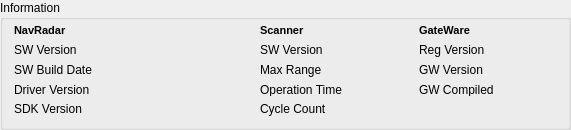
         <widget class="QGroupBox" name="groupInformation">
          <property name="minimumSize">
           <size>
            <width>571</width>
            <height>119</height>
           </size>
          </property>
          <property name="maximumSize">
           <size>
            <width>571</width>
            <height>130</height>
           </size>
          </property>
          <property name="title">
           <string>Information</string>
          </property>
          <layout class="QGridLayout" name="layoutInformation">
           <property name="topMargin">
            <number>4</number>
           </property>
           <property name="horizontalSpacing">
            <number>14</number>
           </property>
           <item row="3" column="4">
            <widget class="QLabel" name="labelGWCompiled_">
             <property name="text">
              <string>GW Compiled</string>
             </property>
            </widget>
           </item>
           <item row="3" column="0">
            <widget class="QLabel" name="label_6">
             <property name="text">
              <string>Driver Version</string>
             </property>
            </widget>
           </item>
           <item row="4" column="3">
            <widget class="QLabel" name="labelCycleCount"/>
           </item>
           <item row="2" column="5">
            <widget class="QLabel" name="labelGWVersion">
             <property name="font">
              <font>
               <family>MS Shell Dlg 2</family>
               <pointsize>8</pointsize>
               <weight>50</weight>
               <italic>false</italic>
               <bold>false</bold>
               <underline>false</underline>
               <strikeout>false</strikeout>
              </font>
             </property>
            </widget>
           </item>
           <item row="2" column="1">
            <widget class="QLabel" name="labelNavRadarSWBuildDate">
             <property name="font">
              <font>
               <family>MS Shell Dlg 2</family>
               <pointsize>8</pointsize>
               <weight>50</weight>
               <italic>false</italic>
               <bold>false</bold>
               <underline>false</underline>
               <strikeout>false</strikeout>
              </font>
             </property>
            </widget>
           </item>
           <item row="1" column="5">
            <widget class="QLabel" name="labelRegVersion"/>
           </item>
           <item row="1" column="4">
            <widget class="QLabel" name="labelRegVersion_">
             <property name="text">
              <string>Reg Version</string>
             </property>
            </widget>
           </item>
           <item row="4" column="5">
            <widget class="QLabel" name="labelGateWareSPSURevision"/>
           </item>
           <item row="1" column="3">
            <widget class="QLabel" name="labelScannerSWVersion"/>
           </item>
           <item row="4" column="1">
            <widget class="QLabel" name="labelSDKVersion"/>
           </item>
           <item row="2" column="0">
            <widget class="QLabel" name="label_5">
             <property name="text">
              <string>SW Build Date</string>
             </property>
            </widget>
           </item>
           <item row="1" column="2">
            <widget class="QLabel" name="label_8">
             <property name="text">
              <string>SW Version</string>
             </property>
            </widget>
           </item>
           <item row="4" column="2">
            <widget class="QLabel" name="label">
             <property name="text">
              <string>Cycle Count</string>
             </property>
            </widget>
           </item>
           <item row="2" column="2">
            <widget class="QLabel" name="labelMaxRange_">
             <property name="text">
              <string>Max Range</string>
             </property>
            </widget>
           </item>
           <item row="3" column="2">
            <widget class="QLabel" name="labelOperationTime_">
             <property name="text">
              <string>Operation Time</string>
             </property>
            </widget>
           </item>
           <item row="2" column="4">
            <widget class="QLabel" name="labelGWVersion_">
             <property name="text">
              <string>GW Version</string>
             </property>
            </widget>
           </item>
           <item row="0" column="2" colspan="2">
            <widget class="QLabel" name="label_7">
             <property name="font">
              <font>
               <family>MS Shell Dlg 2</family>
               <pointsize>8</pointsize>
               <weight>75</weight>
               <italic>false</italic>
               <bold>true</bold>
               <underline>false</underline>
               <strikeout>false</strikeout>
              </font>
             </property>
             <property name="text">
              <string>Scanner</string>
             </property>
            </widget>
           </item>
           <item row="1" column="0">
            <widget class="QLabel" name="label_4">
             <property name="text">
              <string>SW Version</string>
             </property>
            </widget>
           </item>
           <item row="3" column="5">
            <widget class="QLabel" name="labelGWCompiled"/>
           </item>
           <item row="1" column="1">
            <widget class="QLabel" name="labelNavRadarSWVersion">
             <property name="minimumSize">
              <size>
               <width>140</width>
               <height>0</height>
              </size>
             </property>
            </widget>
           </item>
           <item row="2" column="3">
            <widget class="QLabel" name="labelMaxRange">
             <property name="font">
              <font>
               <family>MS Shell Dlg 2</family>
               <pointsize>8</pointsize>
               <weight>50</weight>
               <italic>false</italic>
               <bold>false</bold>
               <underline>false</underline>
               <strikeout>false</strikeout>
              </font>
             </property>
            </widget>
           </item>
           <item row="4" column="0">
            <widget class="QLabel" name="labelSDKVersion_">
             <property name="text">
              <string>SDK Version</string>
             </property>
            </widget>
           </item>
           <item row="0" column="0" colspan="2">
            <widget class="QLabel" name="label_3">
             <property name="font">
              <font>
               <family>MS Shell Dlg 2</family>
               <pointsize>8</pointsize>
               <weight>75</weight>
               <italic>false</italic>
               <bold>true</bold>
               <underline>false</underline>
               <strikeout>false</strikeout>
              </font>
             </property>
             <property name="text">
              <string>NavRadar</string>
             </property>
            </widget>
           </item>
           <item row="3" column="1">
            <widget class="QLabel" name="labelDriverVersion"/>
           </item>
           <item row="3" column="3">
            <widget class="QLabel" name="labelOperationTime">
             <property name="font">
              <font>
               <family>MS Shell Dlg 2</family>
               <pointsize>8</pointsize>
               <weight>50</weight>
               <italic>false</italic>
               <bold>false</bold>
               <underline>false</underline>
               <strikeout>false</strikeout>
              </font>
             </property>
            </widget>
           </item>
           <item row="0" column="4" colspan="2">
            <widget class="QLabel" name="label_14">
             <property name="font">
              <font>
               <family>MS Shell Dlg 2</family>
               <pointsize>8</pointsize>
               <weight>75</weight>
               <italic>false</italic>
               <bold>true</bold>
               <underline>false</underline>
               <strikeout>false</strikeout>
              </font>
             </property>
             <property name="text">
              <string>GateWare</string>
             </property>
            </widget>
           </item>
          </layout>
         </widget>
